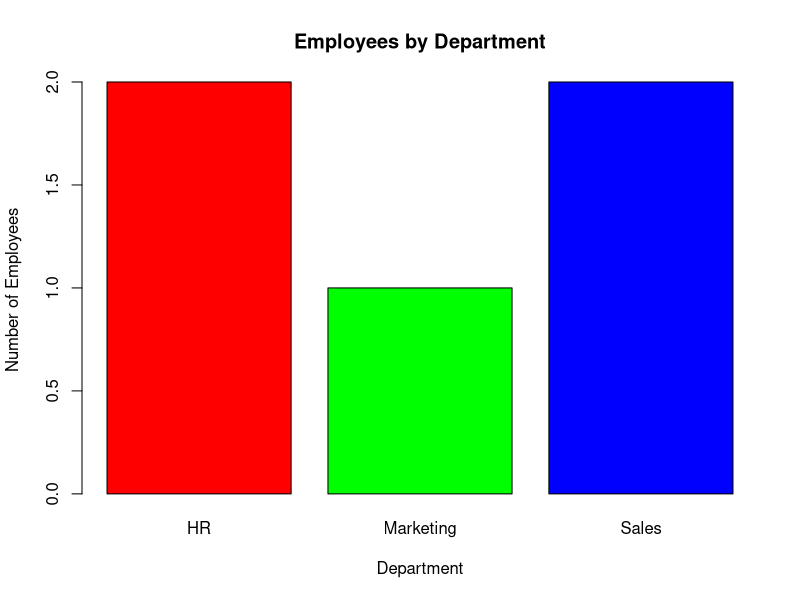

Recreate this plot in R.
# Create Data Frame
employee <- data.frame(
  EmployeeID = c(1,2,3,4,5),
  Department = c("Sales","HR","Marketing","Sales","HR"),
  YearsService = c(5,3,7,4,2),
  PerformanceScore = c(85,92,78,90,76)
)

# Department Count
dept_count <- table(employee$Department)

# Bar Chart
barplot(dept_count,
        col = c("red","green","blue"),
        main = "Employees by Department",
        xlab = "Department",
        ylab = "Number of Employees")
